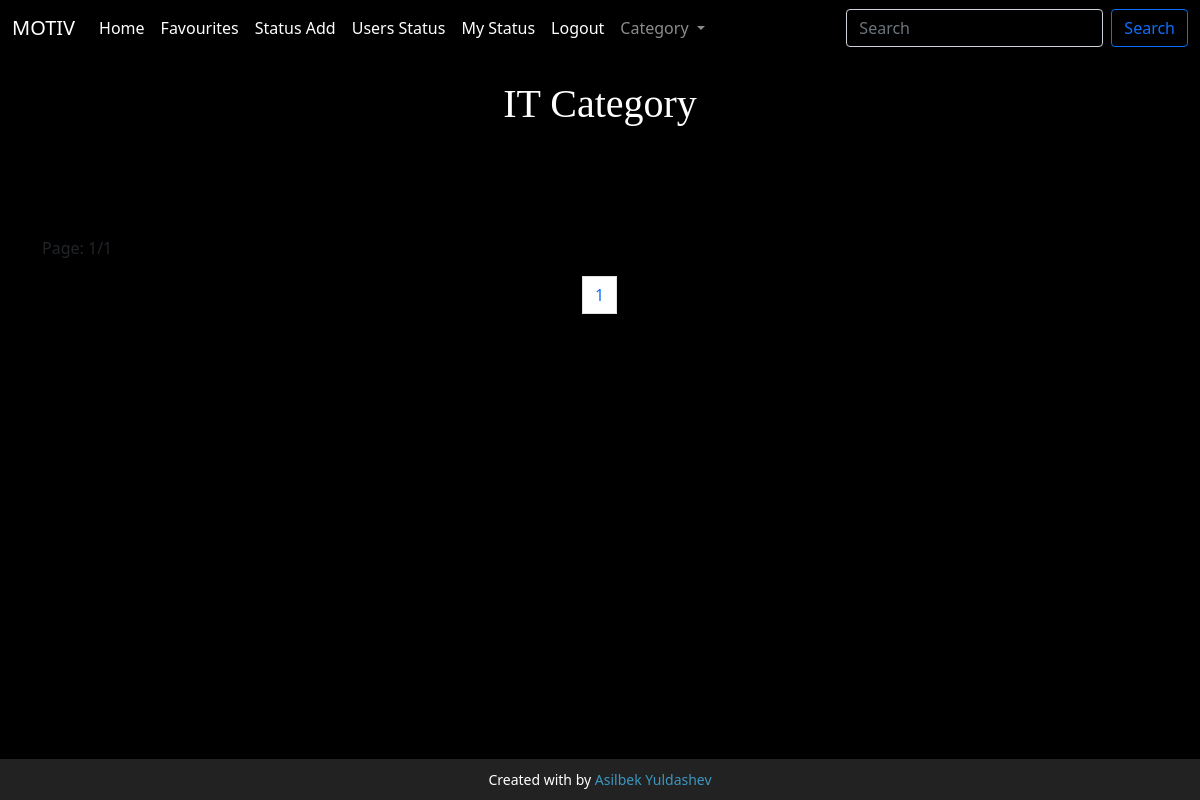
/category/1/, run on an earlier commit of the app's database.
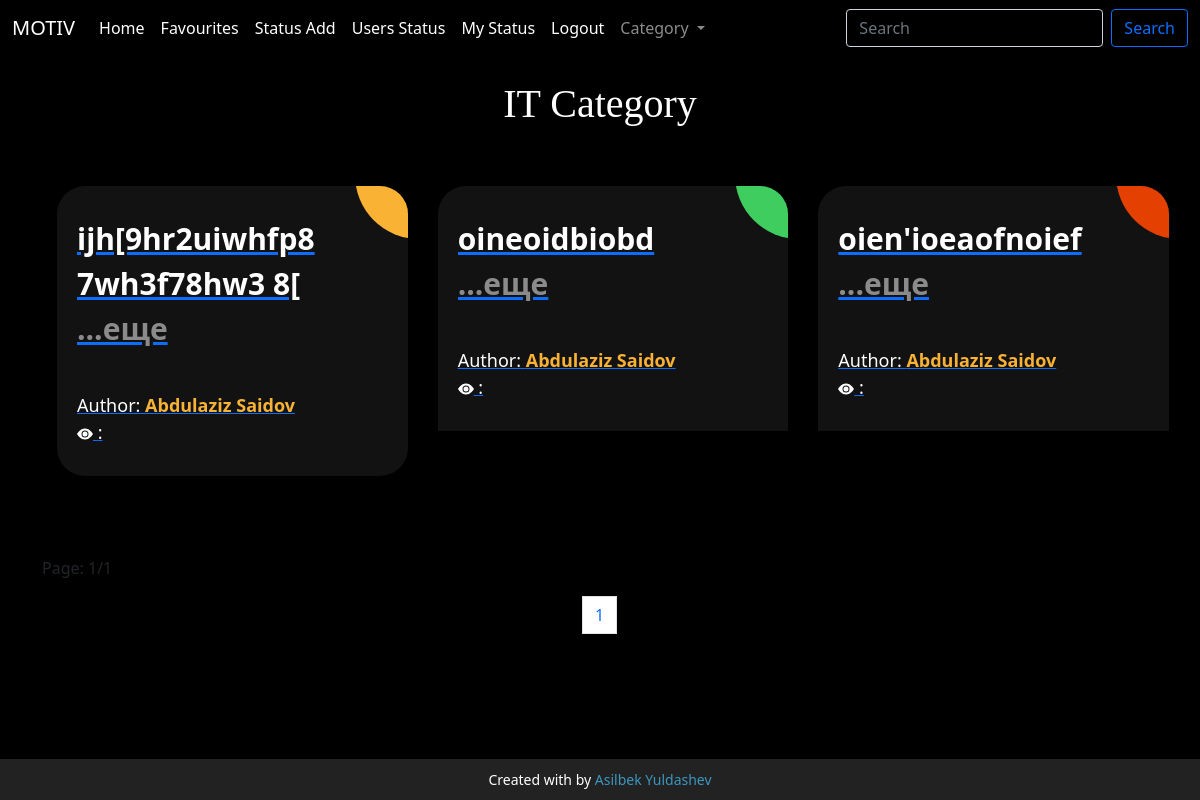
And on a later commit of the database.
### main/models.py (models this page shows, shortened)
class Status(models.Model):
    category = models.ForeignKey(Category, on_delete=models.CASCADE)
    text = models.TextField()
    author = models.ForeignKey(Authors, on_delete=models.CASCADE)
    favourites = models.ManyToManyField(User, related_name='favourite', default=None, blank=True)

class Authors(models.Model):
    full_name = models.CharField(max_length=250)
    bio = models.TextField()
    img = models.ImageField(upload_to='images/')
    def __str__(self):
        return self.full_name

### main/views.py (the view)
# urls.py: path('category/<int:id>/',category_filter,name="category_filter"),
def category_filter(request, id):
    category = Category.objects.all()
    page_cat = Category.objects.get(id=id)
    status = Status.objects.filter(category_id=id)
    page = Paginator(status, 9)
    page_list = request.GET.get('page')
    page = page.get_page(page_list)
    ctx = {
        'status':status,
        "category":category,
        'page':page,
        'page_cat':page_cat
    }
    return render(request,'category.html',ctx)

### template/category.html (shortened to what the changed rows need)
{% load static %}
{% load hitcount_tags %}
<!doctype html>
<html lang="en">
<head>
    <link href="https://cdn.jsdelivr.net/npm/bootstrap@5.1.0/dist/css/bootstrap.min.css" rel="stylesheet">
    <link rel="stylesheet" href="{% static 'salom.css' %}">
</head>
<body>
<h1 class="text-center text-white mt-4" style="font-family: cursive">{{ page_cat.name }} Category</h1>
	<link rel="stylesheet" href="https://use.fontawesome.com/releases/v5.7.0/css/all.css">
<div class="container">
{% if search %}
     <div class="ag-format-container">
  <div class="ag-courses_box">
      {% for i in status %}
      <div class="ag-courses_item">
      <a href="{% url 'status' i.id %}" class="ag-courses-item_link">
        <div class="ag-courses-item_bg"></div>
        <div class="ag-courses-item_title">
            <span>{{ i.text|slice:30 }}<p style="color: #8b8b8b">...еще</p></span>
        </div>
        <div class="ag-courses-item_date-box">
          Author:
          <span class="ag-courses-item_date">
              {{ i.author }} </span>
            <br> <svg xmlns="http://www.w3.org/2000/svg" width="16" height="16" fill="currentColor" class="bi bi-eye-fill" viewBox="0 0 16 16">
  <path d="M10.5 8a2.5 2.5 0 1 1-5 0 2.5 2.5 0 0 1 5 0"/>
  <path d="M0 8s3-5.5 8-5.5S16 8 16 8s-3 5.5-8 5.5S0 8 0 8m8 3.5a3.5 3.5 0 1 0 0-7 3.5 3.5 0 0 0 0 7"/>
</svg> : {% get_hit_count for i %}
        </div>
      </a>
    </div>
      {% endfor %}
    {% else %}
  <div class="ag-format-container">
  <div class="ag-courses_box">
      {% for i in page.object_list %}
      <div class="ag-courses_item">
      <a href="{% url 'status' i.id %}" class="ag-courses-item_link">
        <div class="ag-courses-item_bg"></div>
        <div id="textbox" class="ag-courses-item_title">
            <span>{{ i.text|slice:41 }}<p style="color: #8b8b8b">...еще</p></span>
        </div>
        <div class="ag-courses-item_date-box">
          Author:
          <span class="ag-courses-item_date">
              {{ i.author }} </span>
            <br><svg xmlns="http://www.w3.org/2000/svg" width="16" height="16" fill="currentColor" class="bi bi-eye-fill" viewBox="0 0 16 16">
  <path d="M10.5 8a2.5 2.5 0 1 1-5 0 2.5 2.5 0 0 1 5 0"/>
  <path d="M0 8s3-5.5 8-5.5S16 8 16 8s-3 5.5-8 5.5S0 8 0 8m8 3.5a3.5 3.5 0 1 0 0-7 3.5 3.5 0 0 0 0 7"/>
</svg> : {% get_hit_count for i %}
        </div>
      </a>
    </div>
      {% endfor %}
  </div>
</div>
 {% endif %}
    <nav aria-label="Page navigation example">
  <ul class="pagination justify-content-center">
  {% for num_page in page.paginator.page_range %}
      {% if page.number == num_page %}
    <li class="page-item"><a class="page-link" href="#">{{ num_page }}</a></li>
{% endif %}<br/>{% endfor %}
  </ul>
</nav>
</div>
</body>
</html>

What changed in the data, as far as the page shows it:
added Status: text "ijh[9hr2uiwhfp8 7wh3f78hw3 8[", author "Abdulaziz Saidov"
added Status: text "oineoidbiobd", author "Abdulaziz Saidov"
added Status: text "oien'ioeaofnoief", author "Abdulaziz Saidov"
